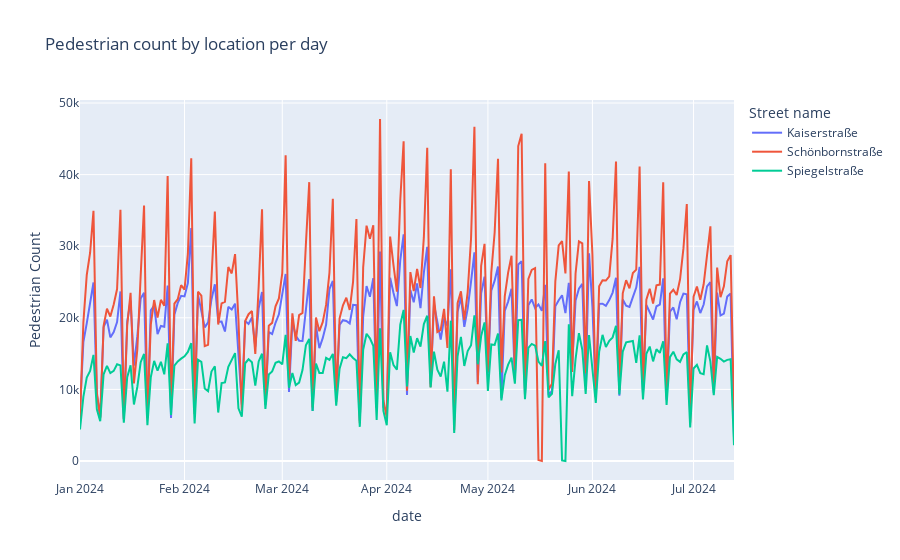

The code cell stored with this chart in its notebook:
### Code cell
fig = px.line(aggregated_df, x="date", y="series",color='location_name', title='Pedestrian count by location per day')
fig.update_yaxes(title_text='Pedestrian Count')
fig.update_layout(legend_title_text='Street name')
fig.show()

### Figure 1 — Plotly figure (JSON) as saved in the notebook; plotly's stock layout.template omitted (floating-point values rounded to 4 significant figures; data arrays with more than 128 entries replaced by an {"elided": "..."} marker saying what was removed)
{"data": [{"hovertemplate": "location_name=Kaiserstraße<br>date=%{x}<br>series=%{y}<extra></extra>", "legendgroup": "Kaiserstraße", "line": {"color": "#636efa", "dash": "solid"}, "marker": {"symbol": "circle"}, "mode": "lines", "name": "Kaiserstraße", "orientation": "v", "showlegend": true, "type": "scatter", "x": {"elided": "195 str values"}, "xaxis": "x", "y": {"elided": "195 int values"}, "yaxis": "y"}, {"hovertemplate": "location_name=Schönbornstraße<br>date=%{x}<br>series=%{y}<extra></extra>", "legendgroup": "Schönbornstraße", "line": {"color": "#EF553B", "dash": "solid"}, "marker": {"symbol": "circle"}, "mode": "lines", "name": "Schönbornstraße", "orientation": "v", "showlegend": true, "type": "scatter", "x": {"elided": "195 str values"}, "xaxis": "x", "y": {"elided": "195 int values"}, "yaxis": "y"}, {"hovertemplate": "location_name=Spiegelstraße<br>date=%{x}<br>series=%{y}<extra></extra>", "legendgroup": "Spiegelstraße", "line": {"color": "#00cc96", "dash": "solid"}, "marker": {"symbol": "circle"}, "mode": "lines", "name": "Spiegelstraße", "orientation": "v", "showlegend": true, "type": "scatter", "x": {"elided": "195 str values"}, "xaxis": "x", "y": {"elided": "195 int values"}, "yaxis": "y"}], "layout": {"legend": {"title": {"text": "Street name"}, "tracegroupgap": 0}, "title": {"text": "Pedestrian count by location per day"}, "xaxis": {"anchor": "y", "domain": [0, 1], "title": {"text": "date"}}, "yaxis": {"anchor": "x", "domain": [0, 1], "title": {"text": "Pedestrian Count"}}}}
